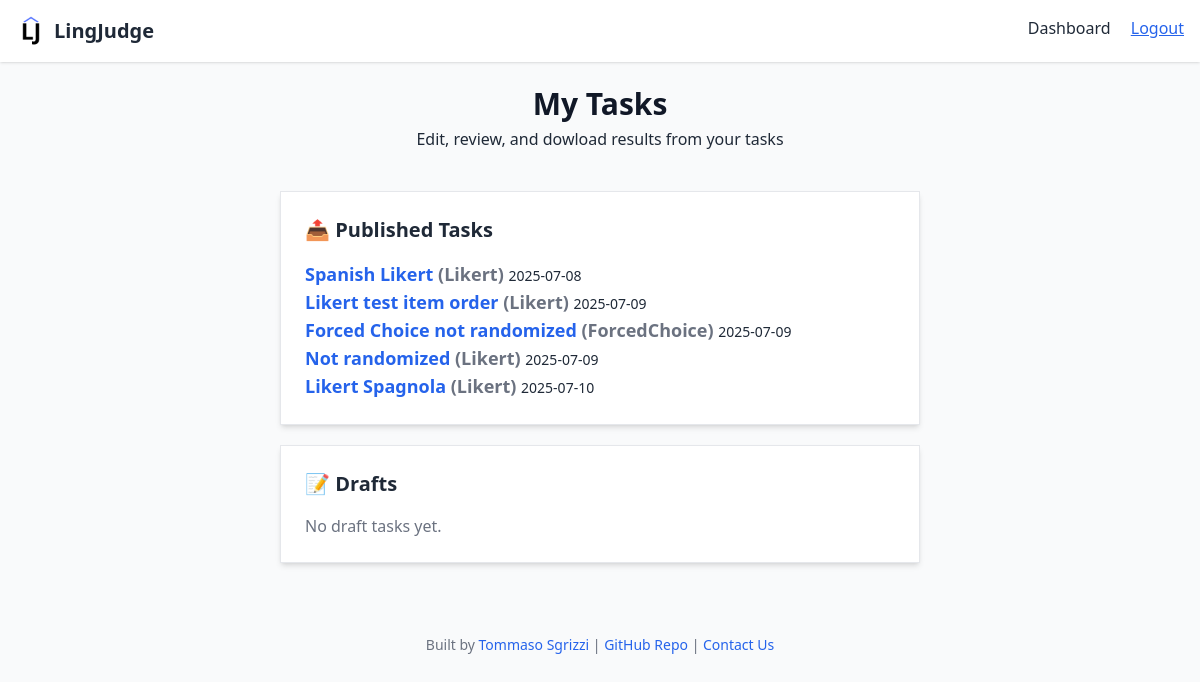
The app's page /results/ (signed in), older data.
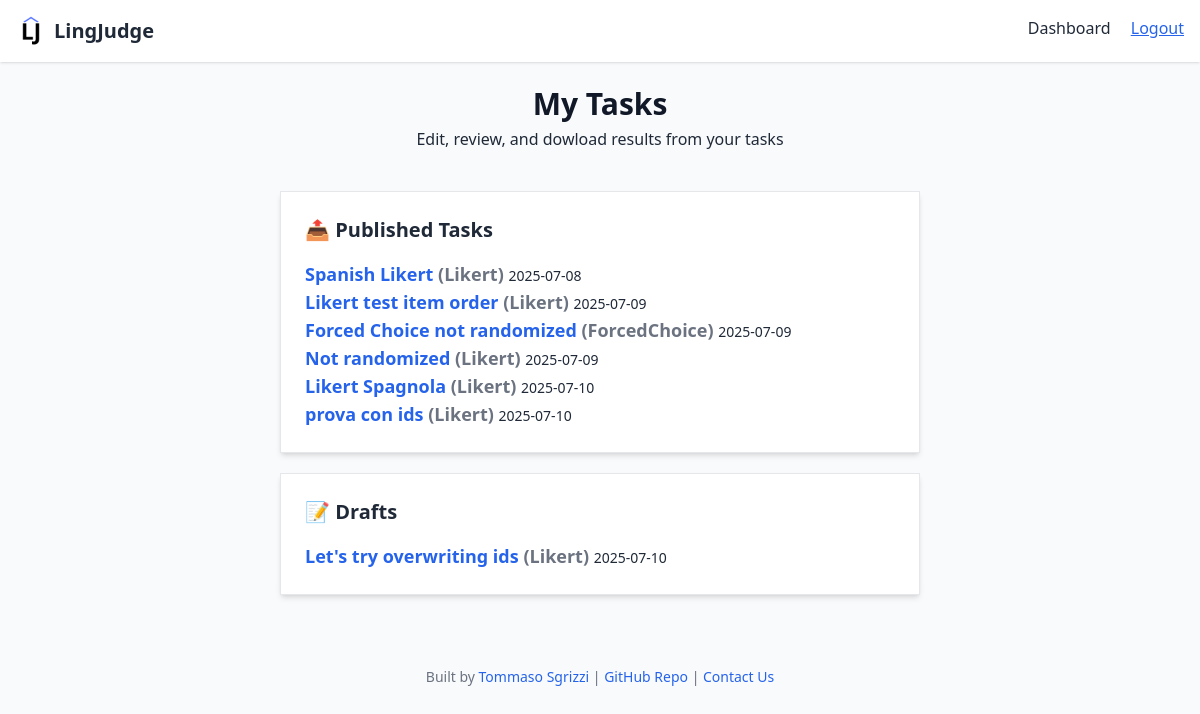
The same page, newer data.
### tasks/models.py (models this page shows, shortened)
class Task(models.Model):
    TASK_TYPES = (
        ('Likert', 'Likert'),
        ('ForcedChoice', 'Forced Choice'),
    )
    user = models.ForeignKey(CustomUser, on_delete=models.CASCADE)
    task_type = models.CharField(max_length=20, choices=TASK_TYPES)
    title = models.CharField(max_length=255)
    instructions = models.TextField()
    num_scale_points = models.IntegerField(null=True, blank=True)
    left_label = models.CharField(max_length=100, blank=True)
    right_label = models.CharField(max_length=100, blank=True)
    randomized = models.BooleanField(default=False)
    task_language = models.CharField(max_length=20, choices=LANGUAGE_CHOICES)
    status = models.CharField(max_length=20, choices=[('draft', 'Draft')])
    created_at = models.DateTimeField(auto_now_add=True)
    num_items = models.IntegerField(default=1)

### results/views.py (the view)
# urls.py: path('', views.my_results_view, name='my_results'),
@login_required
def my_results_view(request):
    user = request.user
    my_tasks = Task.objects.filter(user=user)  # Only tasks created by this user
    return render(request, 'results/my_results.html', {  # note my_results.html here
        'drafts': my_tasks.filter(status='draft'),
        'published': my_tasks.filter(status='published'),
    })

### results/templates/results/my_results.html
<!DOCTYPE html>
{% extends 'base.html' %}
{% block content %}
<div class="max-w-2xl mx-auto py-10 px-4">
  <h2 class="text-3xl font-bold mb-8 text-center text-gray-900">My Tasks</h2>
  <div style="height: 5px;"></div>
  <p class="text-center">Edit, review, and dowload results from your tasks</p>
  <div style="height: 40px;"></div>
  <div class="bg-white rounded-xl shadow-md border border-gray-100 p-6 mb-8">
    <h3 class="text-xl font-semibold mb-4 flex items-center gap-2">📤 Published Tasks</h3>
    {% if published %}
      <ul class="space-y-3">
        {% for task in published %}
          <li class="flex flex-col sm:flex-row sm:items-center sm:justify-between gap-2">
            <div>
              <a href="{% url 'task_detail' task.id %}" class="text-blue-600 hover:underline font-semibold text-lg">
                {{ task.title }} <span class="font-normal text-gray-500">({{ task.task_type }})</span>
              </a>
              <span class="ml-2 text-gray-400 text-sm">{{ task.created_at|date:"Y-m-d" }}</span>
            </div>
          </li>
        {% endfor %}
      </ul>
    {% else %}
      <p class="text-gray-500">No published tasks yet.</p>
    {% endif %}
  </div>
  <div style="height: 20px;"></div>
  <div class="bg-white rounded-xl shadow-md border border-gray-100 p-6">
    <h3 class="text-xl font-semibold mb-4 flex items-center gap-2">📝 Drafts</h3>
    {% if drafts %}
      <ul class="space-y-3">
        {% for task in drafts %}
          <li class="flex flex-col sm:flex-row sm:items-center sm:justify-between gap-2">
            <div>
              <a href="{% url 'task_edit' task.id %}" class="text-blue-600 hover:underline font-semibold text-lg">
                {{ task.title }} <span class="font-normal text-gray-500">({{ task.task_type }})</span>
              </a>
              <span class="ml-2 text-gray-400 text-sm">{{ task.created_at|date:"Y-m-d" }}</span>
            </div>
          </li>
        {% endfor %}
      </ul>
    {% else %}
      <p class="text-gray-500">No draft tasks yet.</p>
    {% endif %}
  </div>
</div>
{% endblock %}

### templates/base.html (shortened to what this page needs)
<!DOCTYPE html>
<html lang="en">
<head>
    {% load static %}
    <link rel="stylesheet" href="{% static 'theme/css/dist/styles.css' %}">
</head>
<body class="bg-gray-50 text-gray-800 font-sans">
    <nav class="bg-white shadow p-4 mb-6 flex justify-between">
        <div class="flex items-center">
            {% if user.is_authenticated %}
                <a href="{% url 'dashboard_home' %}" class="flex items-center">
            {% else %}
                <a href="{% url 'public_home' %}" class="flex items-center">
            {% endif %}
                    <img src="{% static 'theme/logo.png' %}" alt="LingJudge Logo" class="h-5 w-5 inline-block align-middle mr-2" width="30" height="30">
                    <h1 class="text-xl font-bold">LingJudge</h1>
                </a>
        </div>
        <div>
            {% if user.is_authenticated %}
                <a href="{% url 'dashboard_home' %}" class="mr-4">Dashboard</a>
                <form method="post" action="{% url 'logout' %}" style="display:inline;">
                    <button type="submit" class="text-blue-600 underline">Logout</button>
                </form>
            {% else %}
                <a href="{% url 'login' %}" class="mr-4">Login</a>
                <a href="{% url 'signup' %}">Sign Up</a>
            {% endif %}
        </div>
    </nav>
    <div class="container mx-auto px-4">
        {% block content %}
        {% endblock %}
    </div>
    <div class="mt-12 py-6 text-center text-gray-500 text-sm">
        Built by <a href="https://tomsgrizzi.github.io/" target="_blank" rel="noopener noreferrer" class="text-blue-600 hover:text-blue-800">Tommaso Sgrizzi</a> | <a href="https://github.com/TomSgrizzi/lingjudge" target="_blank" rel="noopener noreferrer" class="text-blue-600 hover:text-blue-800">GitHub Repo</a> | <a href="mailto:lingjudge@gmail.com" target="_blank" rel="noopener noreferrer" class="text-blue-600 hover:text-blue-800">Contact Us</a>
      </div>
</body>
</html>

Row changes from the older to the newer data that the page shows:
added Task: title "prova con ids", task_type "Likert", created_at "2025-07-10", shown under "📤 Published Tasks"
added Task: title "Let's try overwriting ids", task_type "Likert", created_at "2025-07-10", shown under "📝 Drafts"
Text that changed along with them:
text no longer shown: "No draft tasks yet."
